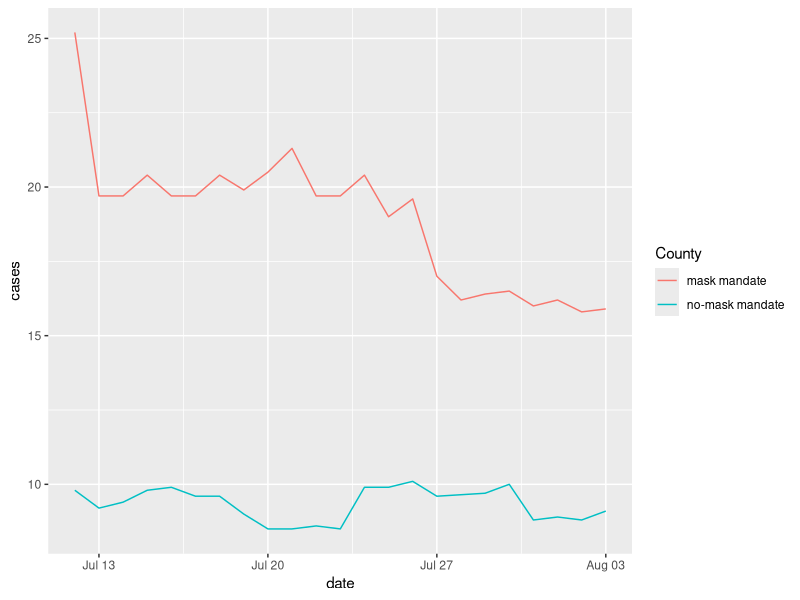

Reproduce this figure in R.
## ---- chunk 1
#| label: load-packages
#| message: false
#| warning: false
library(tidyverse)
library(ggridges)
## ---- chunk 2
#| label: r-data
#| echo: false
#| message: false
kansas_covid <- read_csv("data/kansas_covid.csv")
## ---- chunk 3
kansas_covid |>
  pivot_longer(!date, names_to = "County" , values_to = "cases") 
## ---- chunk 4
kansas_covid |>
  pivot_longer(!date, names_to = "County" , values_to = "cases") |>
  mutate(date = as.Date(date, format = "%m/%d/%Y")) |>
  ggplot(
    aes(x = date , y = cases , color = County)
  ) +
  geom_line()
## ---- chunk 5
#| label: r-data2
#| echo: false
#| message: false
georgia_covid <- read_csv("data/georgia_covid.csv")
## ---- chunk 6
georgia_covid |>
  filter(date >= "2020-04-26", date <= "2020-05-09") %>%
  mutate(
    date = format(date, "%d%b%Y"), 
    date = factor(date,
                  levels = c("26Apr2020", "27Apr2020", "28Apr2020", 
                             "29Apr2020", "30Apr2020", "01May2020", 
                             "02May2020", "03May2020", "04May2020",
                             "05May2020", "06May2020", "07May2020", 
                             "08May2020", "09May2020")))
